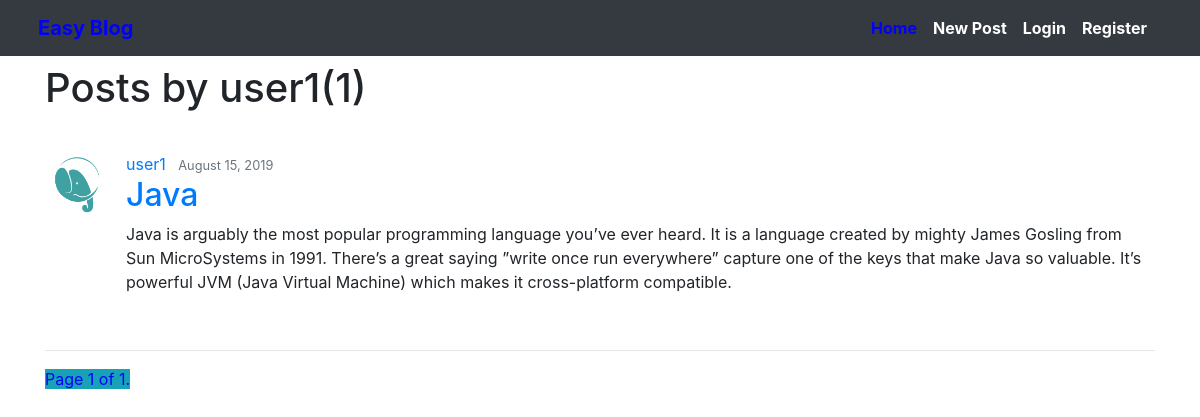
Screenshot of /blog/user/user1 with the database file from the repository.
### blog/models.py (models this page shows, shortened)
class Post(models.Model):
    title = models.CharField(max_length=100)
    content = models.TextField()
    date_posted = models.DateTimeField(default=timezone.now)
    author = models.ForeignKey(User, on_delete=models.CASCADE)
    likes = models.ManyToManyField(User, related_name='likes', blank=True)

### users/models.py (models this page shows, shortened)
class Profile(models.Model):
	user = models.OneToOneField(User, on_delete=models.CASCADE)
	image = models.ImageField(default ='default.jpg', upload_to='profile_pics')

### blog/views.py (the view)
# urls.py: path('user/<str:username>', UserPostListView.as_view(), name='user-posts'),
class UserPostListView(ListView):
    model = Post
    template_name = "blog/user_post.html"
    context_object_name = 'posts'
    paginate_by = 8
    def get_queryset(self):
        user = get_object_or_404(User, username=self.kwargs.get('username'))
        return Post.objects.filter(author=user).order_by('-date_posted')  # listing post in last added order

### templates/blog/user_post.html (shortened to what this page needs)
{% extends "entrance/base.html" %}
{% block content %}
<h1 class="mb-3">Posts by {{view.kwargs.username}}({{page_obj.paginator.count}})</h1>
    {% for post in posts %}
        <article class="media content-section my-4 py-3">
          <img class = 'rounded-circle'
               style="height: 65px;  width: 65px;  margin-right: 16px;"
               src="{{ post.author.profile.image.url }}">
          <div class="media-body">
            <div class="article-metadata">
              <a class="mr-2" href="{%url 'user-posts' post.author.username%}">{{ post.author }}</a>
              <small class="text-muted">{{ post.date_posted|date:"F d, Y" }}</small>
            </div>
            <h2><a class="article-title" href="post/{{post.id}}">{{ post.title }}</a></h2>
            <p class="article-content">{{ post.content }}</p>
          </div>
        </article>
        <hr/>
    {% endfor %}
    <div >
      <span style="color: blue " class="current bg-info ">
            Page {{ page_obj.number }} of {{ page_obj.paginator.num_pages }}.
        </span>
  </div>
{% endblock content %}

### rows the page displays
Post: author.profile.image (placeholder picture), author "user1", date_posted "August 15, 2019", title "Java", content "Java is arguably the most popular programming language you’ve ever heard. It is a language created by mighty James Gosling from Sun MicroSystems in 1991. There’s a great saying ”write once run everywhere” capture one of the keys that make Java so valuable. It’s powerful JVM (Java Virtual Machine) which makes it cross-platform compatible."

### other values shown
{{ view.kwargs.username }} "user1"
{{ page_obj.paginator.count }} "1"
{{ page_obj.number }} "1"
{{ page_obj.paginator.num_pages }} "1"
